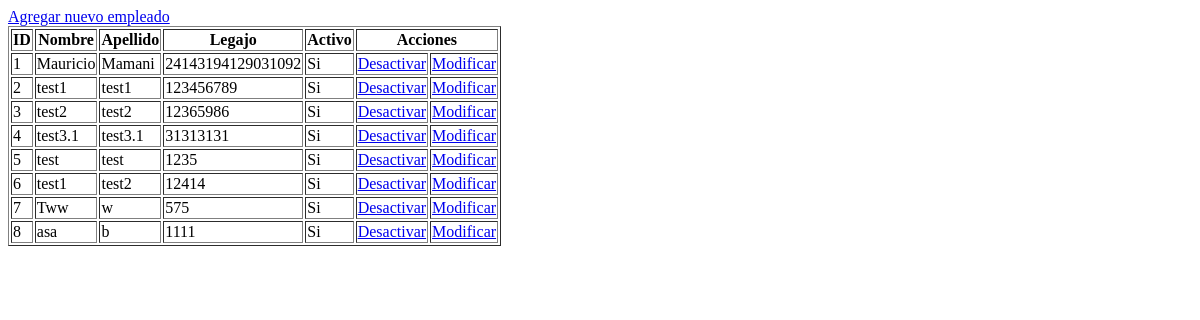
/reservas/empleados/listado/, run on an earlier commit of the app's database.
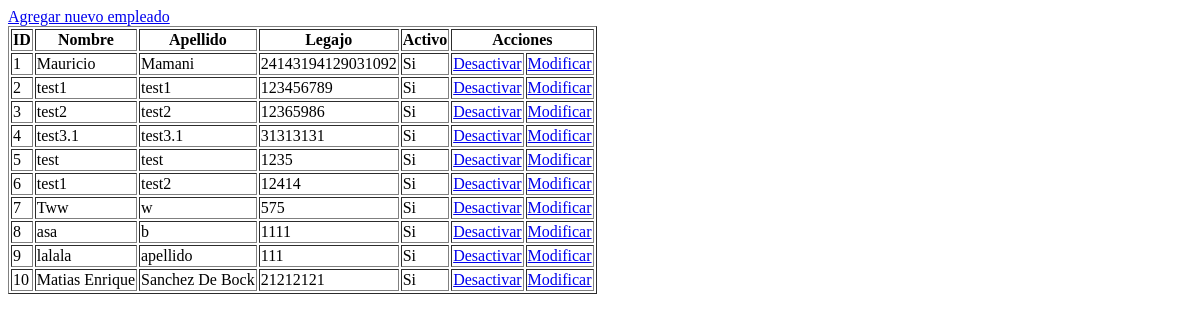
And on a later commit of the database.
### reservas/models.py (models this page shows)
class Empleado(models.Model):
    nombre = models.CharField(verbose_name="Nombre",max_length=50)
    apellido = models.CharField(verbose_name="Apellido",max_length=50)
    numero_legajo = models.IntegerField(verbose_name="Numero de legajo", unique=True)
    activo = models.BooleanField(verbose_name="Activo",default=True)

### reservas/views.py (the view)
# urls.py: path('empleados/listado/', views.listado_empleados, name="listado_empleados"),
def listado_empleados(request):
    empleados = Empleado.objects.all()
    context = {
        "empleados": empleados
    }
    return render(request, "reservas/listar_empleados.html", context)

### reservas/templates/reservas/listar_empleados.html (shortened to what this page needs)
<!DOCTYPE html>
<html lang="en">
<head>
</head>
<body>
    <a href="{% url 'registrar_empleado' %}">Agregar nuevo empleado</a>
    <table border="1">
        <thead>
            <tr>
                <th>ID</th>
                <th>Nombre</th>
                <th>Apellido</th>
                <th>Legajo</th>
                <th>Activo</th>
                <th colspan="2">Acciones</th>
            </tr>
        </thead>
        <tbody>
            {% for empleado in empleados %}
            <tr>
                <td>{{empleado.id}}</td>
                <td>{{empleado.nombre}}</td>
                <td>{{empleado.apellido}}</td>
                <td>{{empleado.numero_legajo}}</td>
                {% if empleado.activo %}
                    <td>Si</td>
                    <td><a href="{% url 'desactivar_empleado' empleado.id %}">Desactivar</a></td>
                {% else %}
                    <td>No</td>
                    <td><a href="{% url 'activar_empleado' empleado.id %}">Activar</a></td>
                {% endif %}
                <td><a href="{% url 'modificar_empleado' empleado.id %}">Modificar</a></td>
            </tr>
            {% endfor %}
        </tbody>
    </table>
</body>
</html>

What changed in the data, as far as the page shows it:
added Empleado: id "9", nombre "lalala", apellido "apellido", numero_legajo "111", activo "Si"
added Empleado: id "10", nombre "Matias Enrique", apellido "Sanchez De Bock", numero_legajo "21212121", activo "Si"
